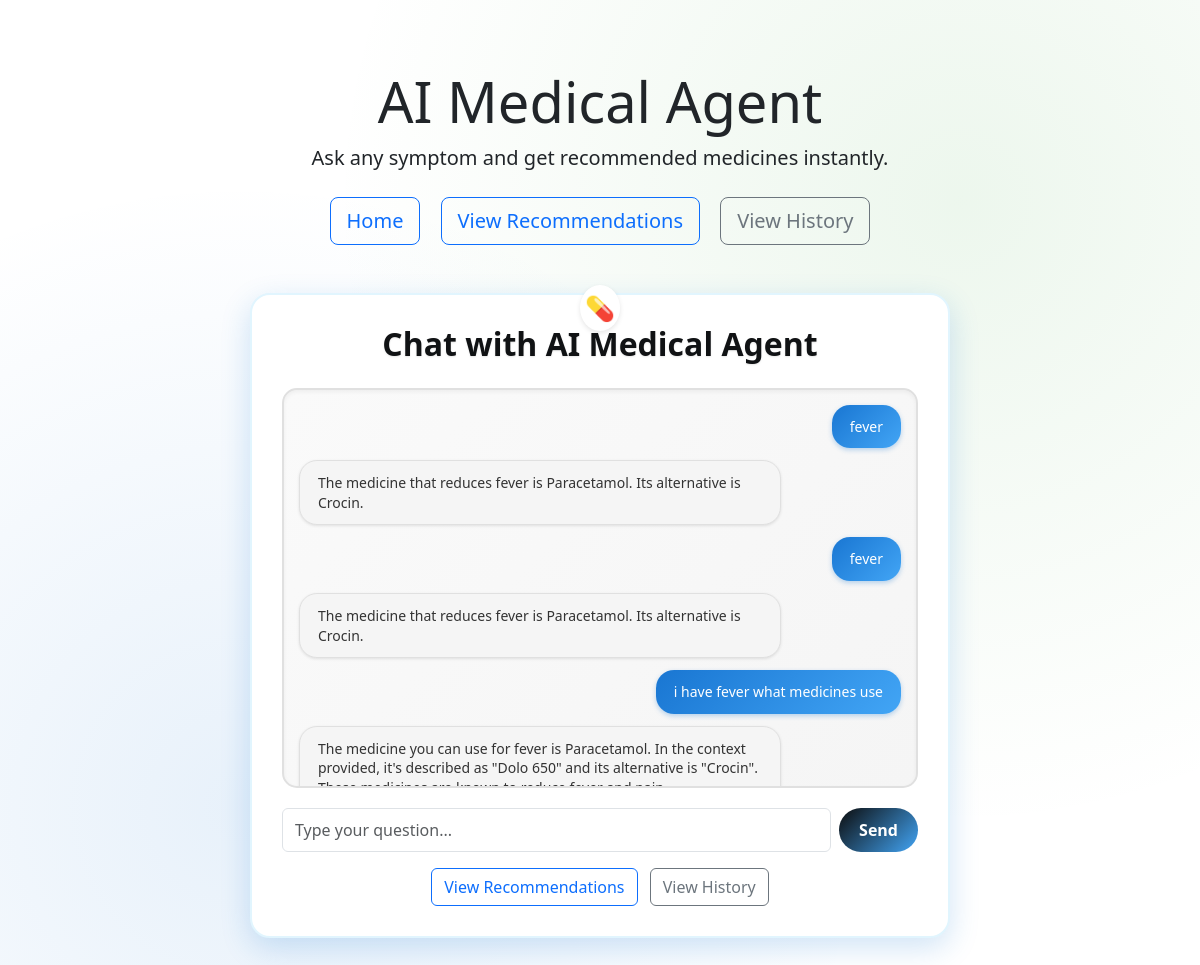
/bot, run on the app's committed database.
### tables this page shows
CREATE TABLE queries (
                    id INTEGER PRIMARY KEY AUTOINCREMENT,
                    query TEXT NOT NULL,
                    medicine TEXT NOT NULL,
                    answer TEXT NOT NULL,
                    timestamp TEXT NOT NULL
                );

### app_flask.py (the view, shortened to what this page needs)
@app.route("/bot", methods=["GET", "POST"])
def bot():
    history = get_recent_queries(10)
    return render_template("index.html", history=[{'query': q, 'answer': a} for q, _, a in history])

### app_flask.py (called while the page is built)
def get_recent_queries(limit=10):
    db_path = os.path.join(os.path.dirname(__file__), 'chat_history.db')
    conn = sqlite3.connect(db_path)
    c = conn.cursor()
    c.execute("SELECT query, medicine, answer FROM queries ORDER BY timestamp DESC LIMIT ?", (limit,))
    rows = c.fetchall()
    conn.close()
    return rows

### templates/index.html (shortened to what this page needs)
<!DOCTYPE html>
<html lang="en">
<head>
    <link href="https://cdn.jsdelivr.net/npm/bootstrap@5.3.2/dist/css/bootstrap.min.css" rel="stylesheet">
    <link rel="stylesheet" href="/static/style.css">
</head>
<body>
    <div class="container mt-5">
        <div class="row justify-content-center">
            <div class="col-md-8 text-center">
                <h1 class="display-4">AI Medical Agent</h1>
                <p class="lead">Ask any symptom and get recommended medicines instantly.</p>
                <div class="mt-4">
                    <a href="/" class="btn btn-outline-primary btn-lg me-3">Home</a>
                    <a href="/recommendations" class="btn btn-outline-primary btn-lg me-3">View Recommendations</a>
                    <a href="/history" class="btn btn-outline-secondary btn-lg">View History</a>
                </div>
            </div>
        </div>
    </div>
    <div id="chat" class="chat-container mt-5">
        <h2 class="text-center mb-4">Chat with AI Medical Agent</h2>
        <div class="chat-box d-flex flex-column">
            {% for item in history %}
            <div class="d-flex justify-content-end">
                <div class="message user-msg">
                    {{ item.query }}
                </div>
            </div>
            <div class="d-flex justify-content-start">
                <div class="message bot-msg">
                    {{ item.answer }}
                </div>
            </div>
            {% endfor %}
        </div>
        <form method="POST" class="d-flex">
            <input type="text" name="query" class="form-control me-2" placeholder="Type your question..." required>
            <button type="submit" class="btn send-btn">Send</button>
        </form>
        <div class="mt-3 text-center">
            <a href="/recommendations" class="btn btn-outline-primary me-2">View Recommendations</a>
            <a href="/history" class="btn btn-outline-secondary">View History</a>
        </div>
    </div>
</body>
</html>

### static/style.css (style rules this page uses)
body { font-family: 'Segoe UI', Tahoma, Geneva, Verdana, sans-serif; background: linear-gradient(135deg, #f35d00 0%, #eb0808 50%, #dc0606 100%); background-image: radial-gradient(circle at 20% 80%, rgba(25, 118, 210, 0.1) 0%, transparent 50%), radial-gradient(circle at 80% 20%, rgba(76, 175, 80, 0.1) 0%, transparent 50%), radial-gradient(circle at 40% 40%, rgba(255, 255, 255, 0.2) 0%, transparent 50%); margin: 0; padding: 20px; min-height: 100vh; }
.chat-container { max-width: 700px; margin: 50px auto; background: #ffffff; border-radius: 20px; box-shadow: 0 10px 30px rgba(25, 118, 210, 0.2), inset 0 1px 0 rgba(255, 255, 255, 0.6); padding: 30px; border: 2px solid #e1f5fe; position: relative; transition: box-shadow 0.3s ease; }
.chat-box { max-height: 400px; overflow-y: auto; margin-bottom: 20px; padding: 15px; background: linear-gradient(135deg, #fafafa 0%, #f5f5f5 100%); border-radius: 15px; border: 2px solid #e0e0e0; box-shadow: inset 0 2px 4px rgba(0,0,0,0.05); }
.message { padding: 12px 18px; border-radius: 18px; margin-bottom: 12px; display: inline-block; max-width: 80%; font-size: 14px; line-height: 1.4; word-wrap: break-word; animation: fadeIn 0.5s ease-in; }
.user-msg { background: linear-gradient(135deg, #1976d2 0%, #42a5f5 100%); color: white; align-self: flex-end; box-shadow: 0 2px 5px rgba(25, 118, 210, 0.3); }
.bot-msg { background: #f5f5f5; color: #333; align-self: flex-start; border: 1px solid #e0e0e0; box-shadow: 0 1px 3px rgba(0,0,0,0.1); }
.send-btn { background: linear-gradient(135deg, #0c0c0c 0%, #42a5f5 100%); color: white; border: none; padding: 10px 20px; border-radius: 25px; font-weight: 600; transition: all 0.3s ease; }
h2 { color: #101214; font-weight: 700; text-shadow: 0 1px 2px rgba(0,0,0,0.1); }
.chat-container::before { content: "💊"; position: absolute; top: -10px; left: 50%; transform: translateX(-50%); font-size: 24px; background: white; border-radius: 50%; padding: 5px; box-shadow: 0 2px 5px rgba(0,0,0,0.1); }

### data on the page
queries: query "fever", answer "The medicine that reduces fever is Paracetamol. Its alternative is Crocin."
queries: query "fever", answer "The medicine that reduces fever is Paracetamol. Its alternative is Crocin."
queries: query "i have fever what medicines use", answer "The medicine you can use for fever is Paracetamol. In the context provided, it's described as \"Dolo 650\" and its alternative is \"Crocin\".…"
